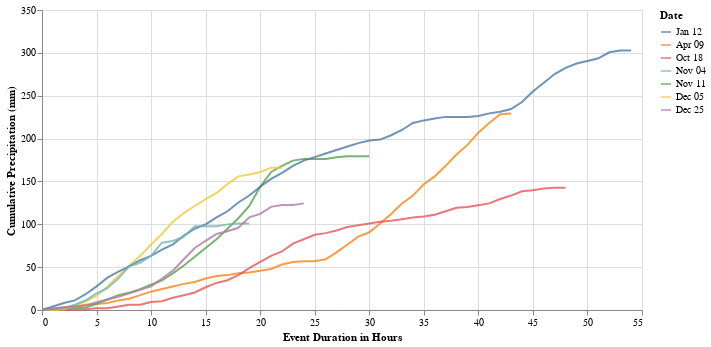

Here is the notebook cell this chart was saved with:
### Code cell
title_1 = alt.TitleParams(
   text='Atmospheric Rivers in 2023',
   subtitle="Cumulative precipitation by event (Palisade Lake, Capilano Watershed)",
   anchor='middle',
   fontSize=14,
   fontWeight='bold')
# Convert 'duration' and 'precip_cum' to float if they are not already
ar_df['duration'] = ar_df['duration'].astype(float)
ar_df['precip_cum'] = ar_df['precip_cum'].astype(float)

# Create the main line chart
ar_chart = alt.Chart(ar_df).mark_line(opacity=0.8).encode(
    alt.X('duration:Q', title='Event Duration in Hours'),
    alt.Y('precip_cum:Q', title='Cumulative Precipitation (mm)'),
    alt.Color('monthdate(date):N', title='Date', sort='ascending')
).properties(width=600)


# Combine the main line chart, circle annotations, and text labels
ar_chart

### Figure 1 — Vega-Lite specification as saved in the notebook (floating-point values rounded to 4 significant figures; data arrays with more than 128 entries replaced by an {"elided": "..."} marker saying what was removed)
{"config": {"view": {"continuousWidth": 300, "continuousHeight": 300}}, "data": {"name": "data-ae3d94acbcfe469fb56ef58f8f48e310"}, "mark": {"type": "line", "opacity": 0.8}, "encoding": {"color": {"field": "date", "sort": "ascending", "timeUnit": "monthdate", "title": "Date", "type": "nominal"}, "x": {"field": "duration", "title": "Event Duration in Hours", "type": "quantitative"}, "y": {"field": "precip_cum", "title": "Cumulative Precipitation (mm)", "type": "quantitative"}}, "width": 600, "$schema": "https://vega.github.io/schema/vega-lite/v5.8.0.json", "datasets": {"data-ae3d94acbcfe469fb56ef58f8f48e310": {"elided": "247 records"}}}
